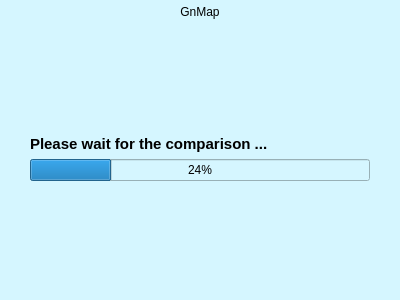
<?xml version="1.0" encoding="UTF-8"?>
<ui version="4.0">
 <class>Form</class>
 <widget class="QWidget" name="Form">
  <property name="windowModality">
   <enum>Qt::WindowModal</enum>
  </property>
  <property name="geometry">
   <rect>
    <x>0</x>
    <y>0</y>
    <width>400</width>
    <height>300</height>
   </rect>
  </property>
  <property name="windowTitle">
   <string>Form</string>
  </property>
  <property name="autoFillBackground">
   <bool>false</bool>
  </property>
  <property name="styleSheet">
   <string notr="true">background-color:rgb(213, 246, 255);</string>
  </property>
  <layout class="QVBoxLayout" name="verticalLayout_2">
   <property name="leftMargin">
    <number>0</number>
   </property>
   <property name="topMargin">
    <number>0</number>
   </property>
   <property name="rightMargin">
    <number>0</number>
   </property>
   <property name="bottomMargin">
    <number>0</number>
   </property>
   <item>
    <widget class="QWidget" name="widget" native="true">
     <layout class="QVBoxLayout" name="verticalLayout">
      <property name="leftMargin">
       <number>30</number>
      </property>
      <property name="topMargin">
       <number>5</number>
      </property>
      <property name="rightMargin">
       <number>30</number>
      </property>
      <item>
       <widget class="QLabel" name="label_9">
        <property name="styleSheet">
         <string notr="true">font: 81 18pt &quot;Rockwell Extra Bold&quot;;</string>
        </property>
        <property name="text">
         <string>GnMap</string>
        </property>
        <property name="alignment">
         <set>Qt::AlignCenter</set>
        </property>
       </widget>
      </item>
      <item>
       <spacer name="verticalSpacer">
        <property name="orientation">
         <enum>Qt::Vertical</enum>
        </property>
        <property name="sizeHint" stdset="0">
         <size>
          <width>20</width>
          <height>40</height>
         </size>
        </property>
       </spacer>
      </item>
      <item>
       <widget class="QLabel" name="label">
        <property name="font">
         <font>
          <pointsize>11</pointsize>
          <weight>75</weight>
          <bold>true</bold>
         </font>
        </property>
        <property name="text">
         <string>Please wait for the comparison ...</string>
        </property>
       </widget>
      </item>
      <item>
       <widget class="QProgressBar" name="progressBar">
        <property name="value">
         <number>24</number>
        </property>
       </widget>
      </item>
      <item>
       <spacer name="verticalSpacer_2">
        <property name="orientation">
         <enum>Qt::Vertical</enum>
        </property>
        <property name="sizeHint" stdset="0">
         <size>
          <width>20</width>
          <height>40</height>
         </size>
        </property>
       </spacer>
      </item>
     </layout>
    </widget>
   </item>
  </layout>
 </widget>
 <resources/>
 <connections/>
</ui>
